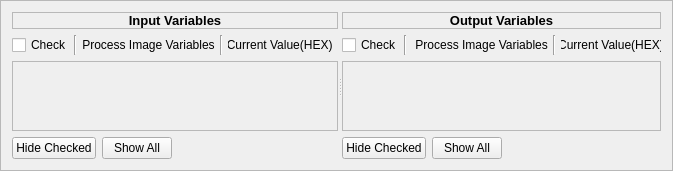
<?xml version="1.0" encoding="UTF-8"?>
<ui version="4.0">
 <author>Ramakrishnan Periyakaruppan</author>
 <class>ProcessImageVariables</class>
 <widget class="QFrame" name="ProcessImageVariables">
  <property name="geometry">
   <rect>
    <x>0</x>
    <y>0</y>
    <width>632</width>
    <height>162</height>
   </rect>
  </property>
  <property name="windowTitle">
   <string>Frame</string>
  </property>
  <property name="frameShape">
   <enum>QFrame::StyledPanel</enum>
  </property>
  <property name="frameShadow">
   <enum>QFrame::Raised</enum>
  </property>
  <layout class="QHBoxLayout" name="horizontalLayout">
   <item>
    <widget class="QSplitter" name="splitter">
     <property name="orientation">
      <enum>Qt::Horizontal</enum>
     </property>
     <widget class="QWidget" name="layoutWidget">
      <layout class="QGridLayout" name="gridLayout_input">
       <item row="1" column="0" colspan="3">
        <layout class="QHBoxLayout" name="hbox_layout_in_1">
         <property name="spacing">
          <number>5</number>
         </property>
         <item>
          <widget class="QCheckBox" name="inputCheckAll">
           <property name="maximumSize">
            <size>
             <width>57</width>
             <height>16777215</height>
            </size>
           </property>
           <property name="toolTip">
            <string/>
           </property>
           <property name="text">
            <string>Check</string>
           </property>
          </widget>
         </item>
         <item>
          <widget class="Line" name="lineCheck_2">
           <property name="orientation">
            <enum>Qt::Vertical</enum>
           </property>
          </widget>
         </item>
         <item>
          <widget class="QLabel" name="labelInputProcessImage">
           <property name="text">
            <string>Process Image Variables</string>
           </property>
           <property name="alignment">
            <set>Qt::AlignCenter</set>
           </property>
          </widget>
         </item>
         <item>
          <widget class="Line" name="lineProcessImage_2">
           <property name="orientation">
            <enum>Qt::Vertical</enum>
           </property>
          </widget>
         </item>
         <item>
          <widget class="QLabel" name="labelInputCurrentValue">
           <property name="sizePolicy">
            <sizepolicy hsizetype="Fixed" vsizetype="Fixed">
             <horstretch>0</horstretch>
             <verstretch>0</verstretch>
            </sizepolicy>
           </property>
           <property name="minimumSize">
            <size>
             <width>110</width>
             <height>0</height>
            </size>
           </property>
           <property name="maximumSize">
            <size>
             <width>100</width>
             <height>16777215</height>
            </size>
           </property>
           <property name="text">
            <string>Current Value(HEX)  </string>
           </property>
           <property name="alignment">
            <set>Qt::AlignCenter</set>
           </property>
          </widget>
         </item>
        </layout>
       </item>
       <item row="3" column="0">
        <widget class="QPushButton" name="inputHideCheckedBtn">
         <property name="maximumSize">
          <size>
           <width>100</width>
           <height>16777215</height>
          </size>
         </property>
         <property name="text">
          <string>Hide Checked</string>
         </property>
        </widget>
       </item>
       <item row="3" column="1">
        <widget class="QPushButton" name="inputShowAllBtn">
         <property name="maximumSize">
          <size>
           <width>70</width>
           <height>16777215</height>
          </size>
         </property>
         <property name="text">
          <string>Show All</string>
         </property>
        </widget>
       </item>
       <item row="3" column="2">
        <spacer name="horizontalSpacer">
         <property name="orientation">
          <enum>Qt::Horizontal</enum>
         </property>
         <property name="sizeHint" stdset="0">
          <size>
           <width>40</width>
           <height>20</height>
          </size>
         </property>
        </spacer>
       </item>
       <item row="2" column="0" colspan="3">
        <widget class="QScrollArea" name="scrollArea_2">
         <property name="widgetResizable">
          <bool>true</bool>
         </property>
         <widget class="QWidget" name="scrollAreaWidgetContents_3">
          <property name="geometry">
           <rect>
            <x>0</x>
            <y>0</y>
            <width>303</width>
            <height>60</height>
           </rect>
          </property>
          <layout class="QVBoxLayout" name="verticalLayout_3">
           <item>
            <layout class="QVBoxLayout" name="inputProcessImage"/>
           </item>
          </layout>
         </widget>
        </widget>
       </item>
       <item row="0" column="0" colspan="3">
        <widget class="QLabel" name="inputHeadingLabel">
         <property name="maximumSize">
          <size>
           <width>16777215</width>
           <height>40</height>
          </size>
         </property>
         <property name="frameShape">
          <enum>QFrame::StyledPanel</enum>
         </property>
         <property name="text">
          <string>&lt;html&gt;&lt;head/&gt;&lt;body&gt;&lt;p&gt;&lt;span style=&quot; font-size:10pt; font-weight:600;&quot;&gt;Input Variables&lt;/span&gt;&lt;/p&gt;&lt;/body&gt;&lt;/html&gt;</string>
         </property>
         <property name="textFormat">
          <enum>Qt::RichText</enum>
         </property>
         <property name="alignment">
          <set>Qt::AlignCenter</set>
         </property>
        </widget>
       </item>
      </layout>
     </widget>
     <widget class="QWidget" name="layoutWidget">
      <layout class="QGridLayout" name="gridLayout_output">
       <item row="4" column="0">
        <widget class="QPushButton" name="outHideCheckedBtn">
         <property name="maximumSize">
          <size>
           <width>100</width>
           <height>16777215</height>
          </size>
         </property>
         <property name="text">
          <string>Hide Checked</string>
         </property>
        </widget>
       </item>
       <item row="3" column="0" colspan="3">
        <widget class="QScrollArea" name="scrollArea">
         <property name="widgetResizable">
          <bool>true</bool>
         </property>
         <widget class="QWidget" name="scrollAreaWidgetContents_2">
          <property name="geometry">
           <rect>
            <x>0</x>
            <y>0</y>
            <width>296</width>
            <height>60</height>
           </rect>
          </property>
          <layout class="QVBoxLayout" name="verticalLayout_2">
           <item>
            <layout class="QVBoxLayout" name="outputProcessImage"/>
           </item>
          </layout>
         </widget>
        </widget>
       </item>
       <item row="1" column="0" colspan="3">
        <widget class="QLabel" name="outputHeadingLabel">
         <property name="maximumSize">
          <size>
           <width>16777215</width>
           <height>40</height>
          </size>
         </property>
         <property name="frameShape">
          <enum>QFrame::StyledPanel</enum>
         </property>
         <property name="text">
          <string>&lt;html&gt;&lt;head/&gt;&lt;body&gt;&lt;p&gt;&lt;span style=&quot; font-size:10pt; font-weight:600;&quot;&gt;Output Variables&lt;/span&gt;&lt;/p&gt;&lt;/body&gt;&lt;/html&gt;</string>
         </property>
         <property name="textFormat">
          <enum>Qt::RichText</enum>
         </property>
         <property name="alignment">
          <set>Qt::AlignCenter</set>
         </property>
        </widget>
       </item>
       <item row="2" column="0" colspan="3">
        <layout class="QHBoxLayout" name="hbox_layout_piOut">
         <property name="spacing">
          <number>5</number>
         </property>
         <item>
          <widget class="QCheckBox" name="outputCheckAll">
           <property name="maximumSize">
            <size>
             <width>57</width>
             <height>16777215</height>
            </size>
           </property>
           <property name="text">
            <string>Check</string>
           </property>
          </widget>
         </item>
         <item>
          <widget class="Line" name="lineCheck">
           <property name="orientation">
            <enum>Qt::Vertical</enum>
           </property>
          </widget>
         </item>
         <item>
          <widget class="QLabel" name="labelProcessImage">
           <property name="text">
            <string> Process Image Variables</string>
           </property>
           <property name="alignment">
            <set>Qt::AlignCenter</set>
           </property>
          </widget>
         </item>
         <item>
          <widget class="Line" name="lineProcessImage">
           <property name="orientation">
            <enum>Qt::Vertical</enum>
           </property>
          </widget>
         </item>
         <item>
          <widget class="QLabel" name="labelCurrentValue">
           <property name="minimumSize">
            <size>
             <width>100</width>
             <height>0</height>
            </size>
           </property>
           <property name="maximumSize">
            <size>
             <width>150</width>
             <height>16777215</height>
            </size>
           </property>
           <property name="layoutDirection">
            <enum>Qt::LeftToRight</enum>
           </property>
           <property name="text">
            <string>Current Value(HEX)</string>
           </property>
           <property name="alignment">
            <set>Qt::AlignCenter</set>
           </property>
          </widget>
         </item>
        </layout>
       </item>
       <item row="4" column="1">
        <widget class="QPushButton" name="outShowAllBtn">
         <property name="maximumSize">
          <size>
           <width>70</width>
           <height>16777215</height>
          </size>
         </property>
         <property name="text">
          <string>Show All</string>
         </property>
        </widget>
       </item>
       <item row="4" column="2">
        <spacer name="horizontalSpacer_2">
         <property name="orientation">
          <enum>Qt::Horizontal</enum>
         </property>
         <property name="sizeHint" stdset="0">
          <size>
           <width>40</width>
           <height>20</height>
          </size>
         </property>
        </spacer>
       </item>
      </layout>
     </widget>
    </widget>
   </item>
  </layout>
 </widget>
 <tabstops>
  <tabstop>inputCheckAll</tabstop>
  <tabstop>scrollArea_2</tabstop>
  <tabstop>inputHideCheckedBtn</tabstop>
  <tabstop>inputShowAllBtn</tabstop>
  <tabstop>outputCheckAll</tabstop>
  <tabstop>scrollArea</tabstop>
  <tabstop>outHideCheckedBtn</tabstop>
  <tabstop>outShowAllBtn</tabstop>
 </tabstops>
 <resources/>
 <connections/>
</ui>
